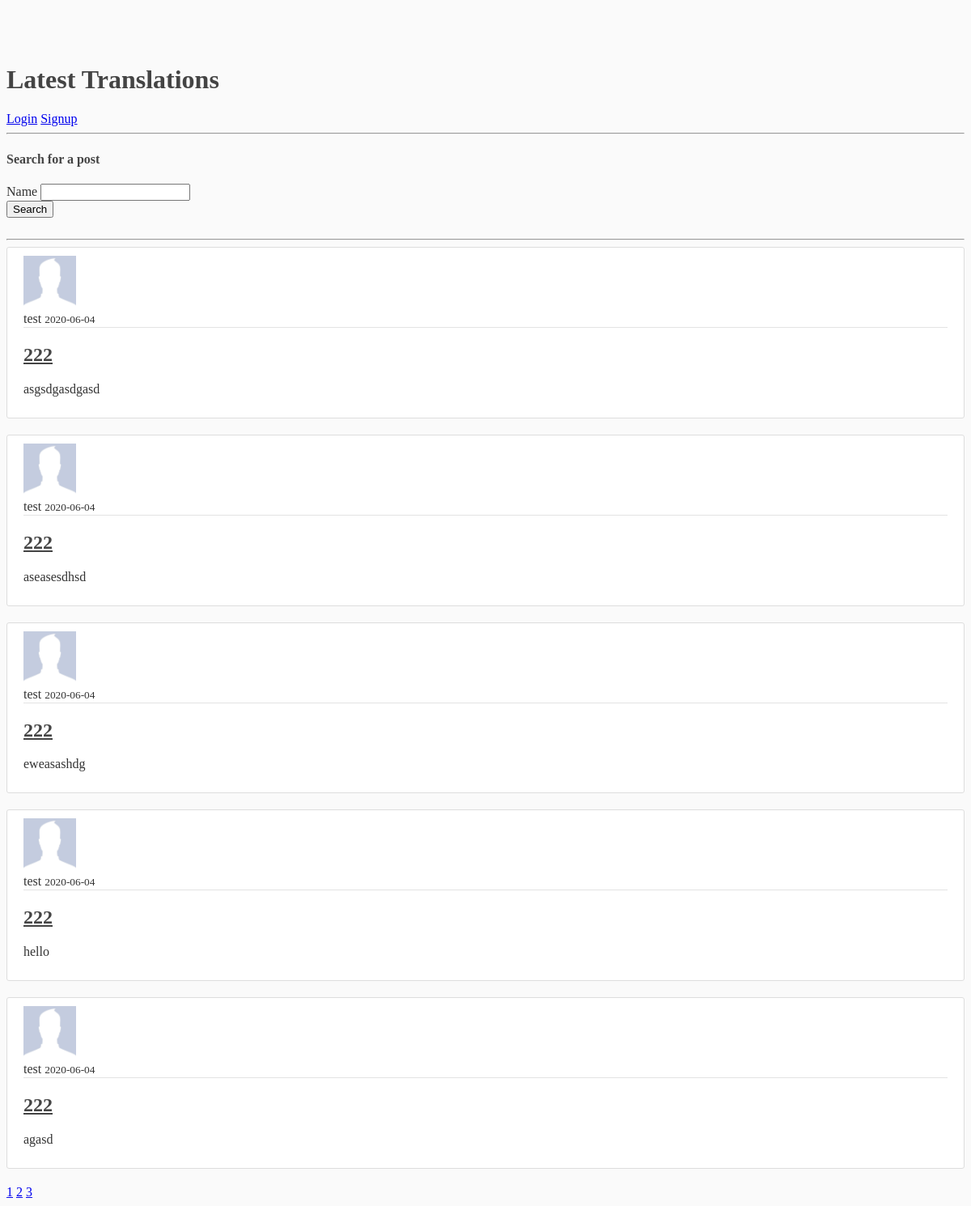
The page /home on the database its author committed.
### blogweb/models.py (models this page shows, shortened)
class Posting(db.Model):
    id = db.Column(db.Integer, primary_key=True)
    user_id = db.Column(db.Integer, db.ForeignKey('user.id'), nullable=False)
    title = db.Column(db.String(100), nullable=False, default='Untitled Post')
    content = db.Column(db.Text, nullable=False, default='')
    date_published = db.Column(db.DateTime, nullable=False, default=datetime.utcnow)
    date_edited = db.Column(db.DateTime, nullable=False, default=datetime.utcnow)

class User(db.Model, UserMixin):
    id = db.Column(db.Integer, primary_key=True)
    username = db.Column(db.String(20), unique=True, nullable=False)
    about = db.Column(db.Text, unique=True, nullable=False, default='')
    image = db.Column(db.String(20), nullable=False, default='default.jpg')
    email = db.Column(db.String(120), unique=True, nullable=False)
    password = db.Column(db.String(60), nullable=False)
    posts = db.relationship('Posting', backref='author', lazy=True)
    comments = db.relationship('Comments', backref='author', lazy=True)

### blogweb/routes.py (the view)
@app.route('/', methods=['POST', 'GET'])
@app.route('/home', methods=['POST', 'GET'])
def home():
    page = request.args.get('page', 1, type=int)
    all_posts = Posting.query.all()
    page_posts = Posting.query.order_by(Posting.date_published.desc()).paginate(page=page, per_page=5)
    form = SearchForm()
    if request.method == 'POST':
        for post in all_posts:
            if form.search_title.data == post.title:
                results = Posting.query.filter_by(title=post.title).paginate(page=page, per_page=5)
                return render_template('search_results.html', posts=results, form=form)
        else:
            flash('No results found!')
            return render_template('home.html', posts=page_posts, form=form)
    else:
        return render_template('home.html', posts=page_posts, form=form)

### blogweb/forms.py
class SearchForm(FlaskForm):
    search_title = StringField('search_title', validators=[DataRequired()])
    search_author = StringField('search_author', validators=[DataRequired()])
    submit = SubmitField('Search')

### blogweb/templates/home.html (shortened to what this page needs)
{% extends 'base.html' %}
{% block body %}
<h1>Latest Translations</h1>
    {% if current_user.is_authenticated %}
        <a href="{{ url_for('logout') }}">Logout</a>
        <a href="/profile/{{current_user.id}}">Profile</a>
    {% else %}
        <a href="{{ url_for('login') }}">Login</a>
        <a href="{{ url_for('signup') }}">Signup</a>
    {% endif %}
<hr>
<h4>Search for a post</h4>
<form method='POST' action=''>
    <label for='query'>Name</label>
        {{ form.search_title }}
    <div class="form-group">
        {{ form.submit(class="btn btn-outline-info") }}
    </div>
</form>
<br>
<hr>
    {% for post in posts.items %}
        <article class="media content-section">
            <img class="rounded-circle article-img" src="{{ url_for('static', filename='profile_pics/' + post.author.image) }}">
            <div class="media-body">
                <div class="article-metadata">
                <a>{{ post.author.username }}</a>
                <small class="text-muted">{{ post.date_published.strftime('%Y-%m-%d') }}</small>
            </div>
            <h2><a class="article-title" href="{{ url_for('post', id=post.id) }}">{{ post.title }}</a></h2>
            <p class="article-content">{{ post.content }}</p>
            </div>
        </article>
    {% endfor %}
    {% for page_num in posts.iter_pages(left_edge=1, right_edge=1, left_current=1, right_current=2) %}
        {% if page_num %}
            {% if posts.page == page_num %}
                <a class="btn btn-info mb-4" href="{{ url_for('home', page=page_num) }}">{{ page_num }}</a>
        {% else %}
          <a class="btn btn-outline-info mb-4" href="{{ url_for('home', page=page_num) }}">{{ page_num }}</a>
        {% endif %}
        {% else %}
        ...
        {% endif %}
    {% endfor %}
{% endblock %}

### blogweb/templates/base.html (shortened to what this page needs)
<!DOCTYPE html>
<html lang="en">
<head>
    <link rel="stylesheet" href="{{ url_for('static', filename='css/main.css') }}">
</head>
<body>
    {% block body %}
    {% endblock %}
</body>
</html>

### blogweb/static/css/main.css (style rules this page uses)
body { background: #fafafa; color: #333333; margin-top: 5rem; }
h1, h2, h3, h4, h5, h6 { color: #444444; }
.content-section { background: #ffffff; padding: 10px 20px; border: 1px solid #dddddd; border-radius: 3px; margin-bottom: 20px; }
.article-title { color: #444444; }
.article-content { white-space: pre-line; }
.article-img { height: 65px; width: 65px; margin-right: 16px; }
.article-metadata { padding-bottom: 1px; margin-bottom: 4px; border-bottom: 1px solid #e3e3e3 }

### rows shown on the page
Posting: image (placeholder picture), author.username "test", date_published "2020-06-04", title "222", content "asgsdgasdgasd"
Posting: image (placeholder picture), author.username "test", date_published "2020-06-04", title "222", content "aseasesdhsd"
Posting: image (placeholder picture), author.username "test", date_published "2020-06-04", title "222", content "eweasashdg"
Posting: image (placeholder picture), author.username "test", date_published "2020-06-04", title "222", content "hello"
Posting: image (placeholder picture), author.username "test", date_published "2020-06-04", title "222", content "agasd"

### other values the page prints
{{ page_num }} "1"
{{ page_num }} "2" "3"
